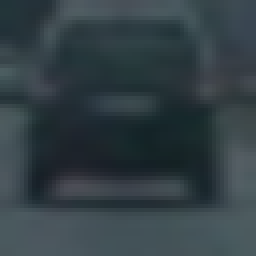
#> input picture P5_Vehicle_Detection/training_data/vehicles/GTI_Far/image0049.png, 64 x 64 px (shown 4 times larger); its folder holds only this picture in this run; the run also reads 1 picture not shown here
$ jupyter execute --allow-errors P5_Vehicle_Detection.ipynb   (shell and % lines are left out)   (older library calls are emulated)
#> lines starting #> are read from the running program, lines starting #| are printed output that depends on the picture
#> further down, sample is the input picture: shape (64, 64, 3) float32; mean R, G, B 0.199, 0.249, 0.271
[cell 1]
import glob
import cv2
import numpy as np
import matplotlib.pyplot as plt
import matplotlib.image as mpimg
import pickle
import time
from random import choice
from skimage.feature import hog
from skimage.measure import label, regionprops
from sklearn.svm import LinearSVC
from sklearn.preprocessing import StandardScaler
from sklearn.model_selection import train_test_split
from sklearn.calibration import CalibratedClassifierCV
from scipy.ndimage.measurements import label
from moviepy.editor import VideoFileClip

# 1. Explore the Data

[cell 2]
# Grab all the training images
vehicles = glob.glob('training_data/vehicles/*/*.png')
non_vehicles = glob.glob('training_data/non-vehicles/*/*.png')

# Plot some sample vehicle images
img_cnt = 8
f, ax = plt.subplots(1, img_cnt, figsize = (18, 16))
#> (the rest of this cell did not finish here and is left out)

#> (a cell that did not finish here is left out)

[cell 4]
# Get the y training data
y = np.hstack((np.ones(len(vehicles)), np.zeros(len(non_vehicles)))).astype(np.float32)
print(y.shape)

### Save the raw data as a pickle

[cell 5]
raw_pickle = {}
#> (the rest of this cell did not finish here and is left out)

### Load the raw data pickle

#> (a cell that did not finish here is left out)

# 2. Feature Selection

[cell 7]
# Define a function to return HOG features and visualization
def get_hog_features(img, orient, pix_per_cell, cell_per_block,
                     vis=False, feature_vec=True):
    # Call with two outputs if vis==True
    if vis == True:
        features, hog_image = hog(img, orientations=orient, pixels_per_cell=(pix_per_cell, pix_per_cell),
                                  cells_per_block=(cell_per_block, cell_per_block), transform_sqrt=True,
                                  visualise=vis, feature_vector=feature_vec)
        return features, hog_image
    # Otherwise call with one output
    else:
        features = hog(img, orientations=orient, pixels_per_cell=(pix_per_cell, pix_per_cell),
                       cells_per_block=(cell_per_block, cell_per_block), transform_sqrt=True,
                       visualise=vis, feature_vector=feature_vec)
        return features

[cell 8]
ORIENT = 9
PIX_PER_CELL = 8
CELL_PER_BLOCK = 2

def plot_hog_examples(img, orient = 9, pix_per_cell = 8, cell_per_block = 2):
#> called with orient = 9, pix_per_cell = 8, cell_per_block = 2
    gray = cv2.cvtColor(img, cv2.COLOR_RGB2GRAY)
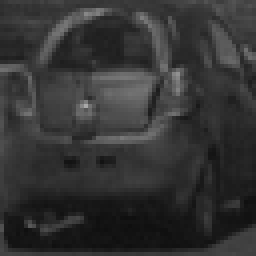
#> gray: shape (64, 64) float32 (shown 4 times larger); min 0.0591, max 0.667, mean 0.204
    hls = cv2.cvtColor(img, cv2.COLOR_RGB2HLS)
#> hls: shape (64, 64, 3) float32; mean of channels 0, 1, 2 150.6, 0.2, 0.1
    hsv = cv2.cvtColor(img, cv2.COLOR_RGB2HSV)
#> hsv: shape (64, 64, 3) float32; mean H, S, V 150.6, 0.2, 0.2
    _, ax = plt.subplots(1, 6, figsize = (18, 6))
    ax[0].imshow(img)
    ax[0].set_title('original')

    _, gray_hog = get_hog_features(gray, orient, pix_per_cell, cell_per_block, vis = True)
#> in get_hog_features, `features, hog_image = hog(img, orientations=orient, pixels_per_cell=(p..`: features = 1764 values, max 0.379 at index 11, min 0 at index 7, mean 0.135
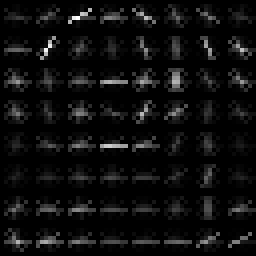
#> gray_hog: shape (64, 64) float32 (shown 4 times larger); min 0, max 0.115, mean 0.00641; drawn with min black and max white
    ax[1].imshow(gray_hog, cmap = 'gray')
    ax[1].set_title('gray hog')

    _, h_hog = get_hog_features(hls[:,:,0], orient, pix_per_cell, cell_per_block, vis = True)
#> call 2 of get_hog_features, with orient = 9, pix_per_cell = 8, cell_per_block = 2, vis = True, feature_vec = True
#> in get_hog_features (call 2), `features, hog_image = hog(img, orientations=orient, pixels_per_cell=(p..`: features = 1764 values, max 0.397 at index 936, min 0 at index 120, mean 0.141
#> in get_hog_features (call 2), `features, hog_image = hog(img, orientations=orient, pixels_per_cell=(p..`:
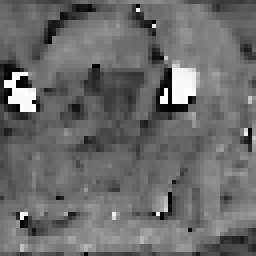
#> img: shape (64, 64) float32 (shown 4 times larger); min 0, max 358.7, mean 150.6; drawn with min black and max white
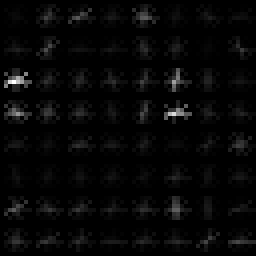
#> h_hog: shape (64, 64) float32 (shown 4 times larger); min 0, max 7.63, mean 0.212; drawn with min black and max white
    ax[2].imshow(h_hog, cmap = 'gray')
    ax[2].set_title('h hog')

    _, l_hog = get_hog_features(hls[:,:,1], orient, pix_per_cell, cell_per_block, vis = True)
    ax[3].imshow(l_hog, cmap = 'gray')
    ax[3].set_title('l hog')

    _, s_hog = get_hog_features(hls[:,:,2], orient, pix_per_cell, cell_per_block, vis = True)
#> call 4 of get_hog_features, with orient = 9, pix_per_cell = 8, cell_per_block = 2, vis = True, feature_vec = True
#> in get_hog_features (call 4), `features, hog_image = hog(img, orientations=orient, pixels_per_cell=(p..`: features = 1764 values, max 0.28 at index 9, min 0 at index 1726, mean 0.151
#> in get_hog_features (call 4), `features, hog_image = hog(img, orientations=orient, pixels_per_cell=(p..`:
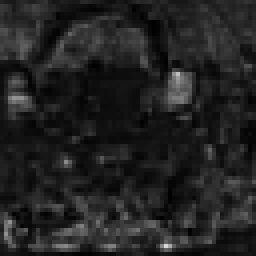
#> img: shape (64, 64) float32 (shown 4 times larger); min 0, max 0.852, mean 0.136
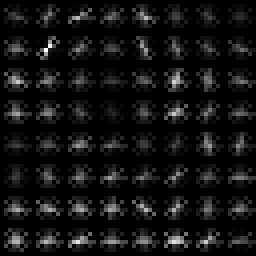
#> s_hog: shape (64, 64) float32 (shown 4 times larger); min 0, max 0.158, mean 0.0118; drawn with min black and max white
    ax[4].imshow(s_hog, cmap = 'gray')
    ax[4].set_title('s hog')

    _, v_hog = get_hog_features(hsv[:,:,2], orient, pix_per_cell, cell_per_block, vis = True)
#> in get_hog_features (call 5), `features, hog_image = hog(img, orientations=orient, pixels_per_cell=(p..`: features = 1764 values, max 0.382 at index 1624, min 0 at index 19, mean 0.136
#> in get_hog_features (call 5), `features, hog_image = hog(img, orientations=orient, pixels_per_cell=(p..`:
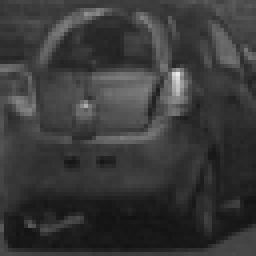
#> img: shape (64, 64) float32 (shown 4 times larger); min 0.0667, max 0.914, mean 0.224
    ax[5].imshow(v_hog, cmap = 'gray')
    ax[5].set_title('v hog')

    plt.show()

#> (a cell that did not finish here is left out)

[cell 10]
# Define a function to extract features from a list of images
# Have this function call bin_spatial() and color_hist()
# [38 lines left out: function extract_features, not called in this run]

[cell 11]
colorspace = 'HLS' # Can be RGB, HSV, LUV, HLS, YUV, YCrCb
hog_channel = 'ALL' # Can be 0, 1, 2, or "ALL"

t1 = time.time()
#> (the rest of this cell did not finish here and is left out)

#> (a cell that did not finish here is left out)

# 3. Train Classifier

#> (a cell that did not finish here is left out)

# 4. Sliding Window

[cell 14]
# Here is your draw_boxes function from the previous exercise
def draw_boxes(img, bboxes, color=(0, 0, 255), thick=6):
    # Iterate through the bounding boxes
    for bbox in bboxes:
        # Draw a rectangle given bbox coordinates
        cv2.rectangle(img, bbox[0], bbox[1], color, thick)
    # Return the image with boxes drawn
    return img

# Define a function that takes an image,
# start and stop positions in both x and y,
# window size (x and y dimensions),
# and overlap fraction (for both x and y)
def slide_window(img, x_start_stop=[None, None], y_start_stop=[None, None],
                    xy_window=(64, 64), xy_overlap=(0.5, 0.5)):
    # If x and/or y start/stop positions not defined, set to image size
    if x_start_stop[0] == None:
        x_start_stop[0] = 0
    if x_start_stop[1] == None:
        x_start_stop[1] = img.shape[1]
    if y_start_stop[0] == None:
        y_start_stop[0] = 0
    if y_start_stop[1] == None:
        y_start_stop[1] = img.shape[0]
    # Compute the span of the region to be searched
    xspan = x_start_stop[1] - x_start_stop[0]
    yspan = y_start_stop[1] - y_start_stop[0]
    # Compute the number of pixels per step in x/y
    nx_pix_per_step = np.int(xy_window[0]*(1 - xy_overlap[0]))
    ny_pix_per_step = np.int(xy_window[1]*(1 - xy_overlap[1]))
    # Compute the number of windows in x/y
    nx_windows = np.int(xspan/nx_pix_per_step) - 1
    ny_windows = np.int(yspan/ny_pix_per_step) - 1
    # Initialize a list to append window positions to
    window_list = []
    # Loop through finding x and y window positions
    # Note: you could vectorize this step, but in practice
    # you'll be considering windows one by one with your
    # classifier, so looping makes sense
    for ys in range(ny_windows):
        for xs in range(nx_windows):
            # Calculate window position
            startx = xs*nx_pix_per_step + x_start_stop[0]
            endx = startx + xy_window[0]
            starty = ys*ny_pix_per_step + y_start_stop[0]
            endy = starty + xy_window[1]
            # Append window position to list
            window_list.append(((startx, starty), (endx, endy)))
    # Return the list of windows
    return window_list

[cell 15]
y_start_stops = [400, 600]
xy_windows = [(64, 64),
              (96, 96),
              (128, 128)]
test_img = mpimg.imread('test_images/test1.jpg')
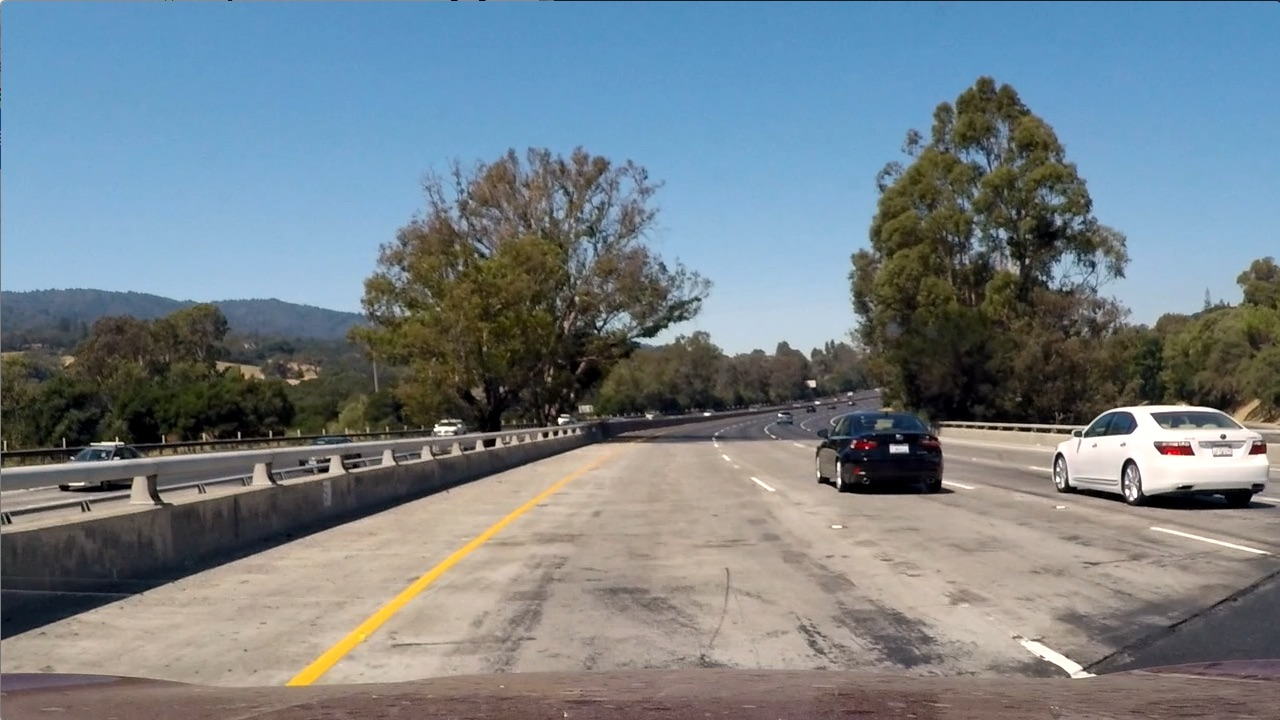
#> input picture P5_Vehicle_Detection/test_images/test1.jpg, 1280 x 720 px
#> test_img is the input picture: shape (720, 1280, 3); mean R, G, B 117.5, 128.7, 135.5
windows = []
for i in range(len(xy_windows)):
    windows  += slide_window(test_img, x_start_stop=[None, None], y_start_stop=y_start_stops,
                           xy_window=xy_windows[i],xy_overlap=(0.5, 0.5))
window_img = draw_boxes(test_img, windows, color=(0,0,255), thick = 6)
#> the loop in draw_boxes, `for bbox in bboxes:` made 308 passes
#> bbox on passes 1 to 3: ((0, 400), (64, 464)), ((32, 400), (96, 464)), ((64, 400), (128, 464))
plt.figure()
plt.imshow(window_img);

[cell 16]
# Define a function to extract features from a list of images
# Have this function call bin_spatial() and color_hist()
# [59 lines left out: functions single_img_features, search_windows, not called in this run]

[cell 17]
test_imgs = glob.glob('test_images/*.jpg')
#> (the rest of this cell did not finish here and is left out)

# 5. Heat Map

[cell 18]
# [30 lines left out: functions add_heat, apply_threshold, bbox_from_labels, not called in this run]

[cell 19]
test_imgs = glob.glob('test_images/*.jpg')
#> (the rest of this cell did not finish here and is left out)
